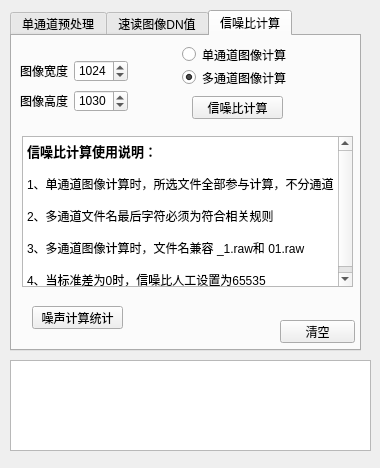
<?xml version="1.0" encoding="UTF-8"?>
<ui version="4.0">
 <class>Form</class>
 <widget class="QWidget" name="Form">
  <property name="geometry">
   <rect>
    <x>0</x>
    <y>0</y>
    <width>380</width>
    <height>468</height>
   </rect>
  </property>
  <property name="windowTitle">
   <string>DPC图像预处理工具</string>
  </property>
  <widget class="QTextEdit" name="textEdit_log">
   <property name="geometry">
    <rect>
     <x>10</x>
     <y>360</y>
     <width>361</width>
     <height>91</height>
    </rect>
   </property>
  </widget>
  <widget class="QTabWidget" name="tabWidget">
   <property name="geometry">
    <rect>
     <x>10</x>
     <y>10</y>
     <width>351</width>
     <height>341</height>
    </rect>
   </property>
   <property name="currentIndex">
    <number>2</number>
   </property>
   <widget class="QWidget" name="tab">
    <attribute name="title">
     <string>单通道预处理</string>
    </attribute>
    <widget class="QGroupBox" name="groupBox_4">
     <property name="geometry">
      <rect>
       <x>0</x>
       <y>10</y>
       <width>171</width>
       <height>161</height>
      </rect>
     </property>
     <property name="title">
      <string>打开图像</string>
     </property>
     <widget class="QPushButton" name="pushButton_openIMG_sig">
      <property name="geometry">
       <rect>
        <x>40</x>
        <y>100</y>
        <width>80</width>
        <height>23</height>
       </rect>
      </property>
      <property name="text">
       <string>打开图像文件</string>
      </property>
     </widget>
     <widget class="QPushButton" name="pushButton_open_dark_sig">
      <property name="geometry">
       <rect>
        <x>40</x>
        <y>130</y>
        <width>80</width>
        <height>23</height>
       </rect>
      </property>
      <property name="text">
       <string>打开本底文件</string>
      </property>
     </widget>
    </widget>
    <widget class="QGroupBox" name="groupBox_5">
     <property name="geometry">
      <rect>
       <x>0</x>
       <y>190</y>
       <width>171</width>
       <height>121</height>
      </rect>
     </property>
     <property name="title">
      <string>DPC图像预处理</string>
     </property>
     <widget class="QPushButton" name="pushButton_sub_dark_sig">
      <property name="enabled">
       <bool>false</bool>
      </property>
      <property name="geometry">
       <rect>
        <x>10</x>
        <y>90</y>
        <width>71</width>
        <height>23</height>
       </rect>
      </property>
      <property name="text">
       <string>扣本底</string>
      </property>
     </widget>
     <widget class="QPushButton" name="pushButton_dis_smear">
      <property name="enabled">
       <bool>false</bool>
      </property>
      <property name="geometry">
       <rect>
        <x>90</x>
        <y>90</y>
        <width>71</width>
        <height>23</height>
       </rect>
      </property>
      <property name="text">
       <string>校正帧转移</string>
      </property>
     </widget>
     <widget class="QWidget" name="layoutWidget">
      <property name="geometry">
       <rect>
        <x>10</x>
        <y>30</y>
        <width>151</width>
        <height>52</height>
       </rect>
      </property>
      <layout class="QVBoxLayout" name="verticalLayout_2">
       <item>
        <layout class="QHBoxLayout" name="horizontalLayout_6">
         <item>
          <widget class="QLabel" name="label_5">
           <property name="text">
            <string>帧转移起始行</string>
           </property>
          </widget>
         </item>
         <item>
          <widget class="QSpinBox" name="spinBox_smear_start_line">
           <property name="enabled">
            <bool>true</bool>
           </property>
           <property name="minimum">
            <number>0</number>
           </property>
           <property name="maximum">
            <number>9999</number>
           </property>
           <property name="value">
            <number>0</number>
           </property>
          </widget>
         </item>
        </layout>
       </item>
       <item>
        <layout class="QHBoxLayout" name="horizontalLayout_7">
         <item>
          <widget class="QLabel" name="label_7">
           <property name="text">
            <string>帧转移结束行</string>
           </property>
          </widget>
         </item>
         <item>
          <widget class="QSpinBox" name="spinBox_smear_end_line">
           <property name="enabled">
            <bool>true</bool>
           </property>
           <property name="minimum">
            <number>0</number>
           </property>
           <property name="maximum">
            <number>9999</number>
           </property>
           <property name="value">
            <number>5</number>
           </property>
          </widget>
         </item>
        </layout>
       </item>
      </layout>
     </widget>
    </widget>
    <widget class="QGroupBox" name="groupBox_3">
     <property name="geometry">
      <rect>
       <x>180</x>
       <y>10</y>
       <width>161</width>
       <height>91</height>
      </rect>
     </property>
     <property name="title">
      <string>1M30相机预处理</string>
     </property>
     <widget class="QPushButton" name="pushButton_1M30dis_smear">
      <property name="geometry">
       <rect>
        <x>20</x>
        <y>50</y>
        <width>101</width>
        <height>23</height>
       </rect>
      </property>
      <property name="text">
       <string>扣本底除帧转移</string>
      </property>
     </widget>
     <widget class="QWidget" name="layoutWidget">
      <property name="geometry">
       <rect>
        <x>11</x>
        <y>20</y>
        <width>144</width>
        <height>22</height>
       </rect>
      </property>
      <layout class="QHBoxLayout" name="horizontalLayout_3">
       <item>
        <widget class="QLabel" name="label_3">
         <property name="text">
          <string>积分时间/ms</string>
         </property>
        </widget>
       </item>
       <item>
        <widget class="QDoubleSpinBox" name="doubleSpinBox_integration">
         <property name="enabled">
          <bool>true</bool>
         </property>
         <property name="decimals">
          <number>2</number>
         </property>
         <property name="maximum">
          <double>9999.989999999999782</double>
         </property>
         <property name="singleStep">
          <double>0.500000000000000</double>
         </property>
         <property name="value">
          <double>500.000000000000000</double>
         </property>
        </widget>
       </item>
      </layout>
     </widget>
    </widget>
    <widget class="QGroupBox" name="groupBox">
     <property name="geometry">
      <rect>
       <x>180</x>
       <y>140</y>
       <width>161</width>
       <height>141</height>
      </rect>
     </property>
     <property name="title">
      <string>图像裁剪</string>
     </property>
     <widget class="QLabel" name="label_11">
      <property name="geometry">
       <rect>
        <x>10</x>
        <y>20</y>
        <width>121</width>
        <height>16</height>
       </rect>
      </property>
      <property name="text">
       <string>起点坐标（左上角） </string>
      </property>
     </widget>
     <widget class="QSpinBox" name="spinBox_cutX">
      <property name="geometry">
       <rect>
        <x>10</x>
        <y>40</y>
        <width>51</width>
        <height>22</height>
       </rect>
      </property>
      <property name="maximum">
       <number>9999</number>
      </property>
      <property name="value">
       <number>0</number>
      </property>
     </widget>
     <widget class="QSpinBox" name="spinBox_cutY">
      <property name="geometry">
       <rect>
        <x>70</x>
        <y>40</y>
        <width>51</width>
        <height>22</height>
       </rect>
      </property>
      <property name="maximum">
       <number>9999</number>
      </property>
      <property name="value">
       <number>0</number>
      </property>
     </widget>
     <widget class="QLabel" name="label_12">
      <property name="geometry">
       <rect>
        <x>10</x>
        <y>80</y>
        <width>71</width>
        <height>16</height>
       </rect>
      </property>
      <property name="text">
       <string>裁剪后尺寸</string>
      </property>
     </widget>
     <widget class="QSpinBox" name="spinBox_cut_size">
      <property name="geometry">
       <rect>
        <x>80</x>
        <y>80</y>
        <width>51</width>
        <height>22</height>
       </rect>
      </property>
      <property name="maximum">
       <number>9999</number>
      </property>
      <property name="value">
       <number>500</number>
      </property>
     </widget>
     <widget class="QPushButton" name="pushButton_img_cut">
      <property name="geometry">
       <rect>
        <x>40</x>
        <y>110</y>
        <width>75</width>
        <height>23</height>
       </rect>
      </property>
      <property name="text">
       <string>裁剪</string>
      </property>
     </widget>
    </widget>
   </widget>
   <widget class="QWidget" name="tab_2">
    <attribute name="title">
     <string>速读图像DN值</string>
    </attribute>
    <widget class="QGroupBox" name="groupBox_2">
     <property name="geometry">
      <rect>
       <x>0</x>
       <y>10</y>
       <width>341</width>
       <height>281</height>
      </rect>
     </property>
     <property name="title">
      <string>图像区域选择</string>
     </property>
     <widget class="QPushButton" name="pushButton_openIMG_readDN">
      <property name="geometry">
       <rect>
        <x>40</x>
        <y>250</y>
        <width>89</width>
        <height>23</height>
       </rect>
      </property>
      <property name="text">
       <string>打开图像文件</string>
      </property>
     </widget>
     <widget class="QGroupBox" name="groupBox_6">
      <property name="geometry">
       <rect>
        <x>0</x>
        <y>90</y>
        <width>131</width>
        <height>141</height>
       </rect>
      </property>
      <property name="title">
       <string>数据初筛</string>
      </property>
      <widget class="QWidget" name="layoutWidget_2">
       <property name="geometry">
        <rect>
         <x>10</x>
         <y>20</y>
         <width>114</width>
         <height>22</height>
        </rect>
       </property>
       <layout class="QHBoxLayout" name="horizontalLayout_4">
        <item>
         <widget class="QLabel" name="label_4">
          <property name="text">
           <string>最小DN值</string>
          </property>
         </widget>
        </item>
        <item>
         <widget class="QSpinBox" name="spinBox_gravity_min">
          <property name="minimum">
           <number>0</number>
          </property>
          <property name="maximum">
           <number>99999</number>
          </property>
          <property name="value">
           <number>900</number>
          </property>
         </widget>
        </item>
       </layout>
      </widget>
      <widget class="QWidget" name="layoutWidget_3">
       <property name="geometry">
        <rect>
         <x>10</x>
         <y>50</y>
         <width>114</width>
         <height>22</height>
        </rect>
       </property>
       <layout class="QHBoxLayout" name="horizontalLayout_5">
        <item>
         <widget class="QLabel" name="label_6">
          <property name="text">
           <string>最大DN值</string>
          </property>
         </widget>
        </item>
        <item>
         <widget class="QSpinBox" name="spinBox_gravity_max">
          <property name="minimum">
           <number>1</number>
          </property>
          <property name="maximum">
           <number>99999</number>
          </property>
          <property name="singleStep">
           <number>1</number>
          </property>
          <property name="value">
           <number>13000</number>
          </property>
         </widget>
        </item>
       </layout>
      </widget>
      <widget class="QLabel" name="label_15">
       <property name="geometry">
        <rect>
         <x>10</x>
         <y>90</y>
         <width>71</width>
         <height>16</height>
        </rect>
       </property>
       <property name="text">
        <string>平均值区域</string>
       </property>
      </widget>
      <widget class="QWidget" name="layoutWidget_4">
       <property name="geometry">
        <rect>
         <x>10</x>
         <y>110</y>
         <width>114</width>
         <height>22</height>
        </rect>
       </property>
       <layout class="QHBoxLayout" name="horizontalLayout_9">
        <item>
         <widget class="QLabel" name="label_16">
          <property name="text">
           <string>半边长</string>
          </property>
         </widget>
        </item>
        <item>
         <widget class="QSpinBox" name="spinBox_readDN_mean_window_size">
          <property name="maximum">
           <number>99</number>
          </property>
          <property name="value">
           <number>2</number>
          </property>
         </widget>
        </item>
        <item>
         <widget class="QLabel" name="label_17">
          <property name="text">
           <string>像元</string>
          </property>
         </widget>
        </item>
       </layout>
      </widget>
     </widget>
     <widget class="QGroupBox" name="groupBox_7">
      <property name="geometry">
       <rect>
        <x>150</x>
        <y>10</y>
        <width>181</width>
        <height>241</height>
       </rect>
      </property>
      <property name="title">
       <string>特征区域选择</string>
      </property>
      <widget class="QLabel" name="label_8">
       <property name="geometry">
        <rect>
         <x>20</x>
         <y>110</y>
         <width>121</width>
         <height>16</height>
        </rect>
       </property>
       <property name="text">
        <string>起点坐标（左上角） </string>
       </property>
      </widget>
      <widget class="QSpinBox" name="spinBox_startX_readdn">
       <property name="geometry">
        <rect>
         <x>20</x>
         <y>130</y>
         <width>51</width>
         <height>22</height>
        </rect>
       </property>
       <property name="maximum">
        <number>2000</number>
       </property>
       <property name="value">
        <number>510</number>
       </property>
      </widget>
      <widget class="QSpinBox" name="spinBox_startY_readdn">
       <property name="geometry">
        <rect>
         <x>80</x>
         <y>130</y>
         <width>51</width>
         <height>22</height>
        </rect>
       </property>
       <property name="maximum">
        <number>2000</number>
       </property>
       <property name="value">
        <number>510</number>
       </property>
      </widget>
      <widget class="QLabel" name="label_10">
       <property name="geometry">
        <rect>
         <x>40</x>
         <y>160</y>
         <width>121</width>
         <height>20</height>
        </rect>
       </property>
       <property name="text">
        <string>X和Y与S3软件定义一致</string>
       </property>
      </widget>
      <widget class="QLabel" name="label_9">
       <property name="geometry">
        <rect>
         <x>70</x>
         <y>190</y>
         <width>111</width>
         <height>16</height>
        </rect>
       </property>
       <property name="text">
        <string>终点坐标（右下角）</string>
       </property>
      </widget>
      <widget class="QSpinBox" name="spinBox_endY_readdn">
       <property name="geometry">
        <rect>
         <x>120</x>
         <y>210</y>
         <width>51</width>
         <height>22</height>
        </rect>
       </property>
       <property name="maximum">
        <number>2000</number>
       </property>
       <property name="value">
        <number>520</number>
       </property>
      </widget>
      <widget class="QSpinBox" name="spinBox_endX_readdn">
       <property name="geometry">
        <rect>
         <x>60</x>
         <y>210</y>
         <width>51</width>
         <height>22</height>
        </rect>
       </property>
       <property name="maximum">
        <number>2000</number>
       </property>
       <property name="value">
        <number>520</number>
       </property>
      </widget>
      <widget class="QRadioButton" name="radioButton_readDN_max_sel">
       <property name="geometry">
        <rect>
         <x>13</x>
         <y>24</y>
         <width>107</width>
         <height>16</height>
        </rect>
       </property>
       <property name="text">
        <string>最大值附近区域</string>
       </property>
       <property name="checked">
        <bool>true</bool>
       </property>
      </widget>
      <widget class="QRadioButton" name="radioButton_readDN_man_sel">
       <property name="geometry">
        <rect>
         <x>12</x>
         <y>90</y>
         <width>95</width>
         <height>16</height>
        </rect>
       </property>
       <property name="text">
        <string>手动选择区域</string>
       </property>
      </widget>
      <widget class="QWidget" name="layoutWidget">
       <property name="geometry">
        <rect>
         <x>30</x>
         <y>50</y>
         <width>131</width>
         <height>22</height>
        </rect>
       </property>
       <layout class="QHBoxLayout" name="horizontalLayout_8">
        <item>
         <widget class="QLabel" name="label_14">
          <property name="text">
           <string>半边长</string>
          </property>
         </widget>
        </item>
        <item>
         <widget class="QSpinBox" name="spinBox_readDN_max_sel_window_size">
          <property name="maximum">
           <number>1000</number>
          </property>
          <property name="value">
           <number>50</number>
          </property>
         </widget>
        </item>
        <item>
         <widget class="QLabel" name="label_13">
          <property name="text">
           <string>像元</string>
          </property>
         </widget>
        </item>
       </layout>
      </widget>
     </widget>
    </widget>
   </widget>
   <widget class="QWidget" name="tab_3">
    <attribute name="title">
     <string>信噪比计算</string>
    </attribute>
    <widget class="QTextBrowser" name="textBrowser">
     <property name="geometry">
      <rect>
       <x>10</x>
       <y>100</y>
       <width>331</width>
       <height>151</height>
      </rect>
     </property>
     <property name="html">
      <string>&lt;!DOCTYPE HTML PUBLIC &quot;-//W3C//DTD HTML 4.0//EN&quot; &quot;http://www.w3.org/TR/REC-html40/strict.dtd&quot;&gt;
&lt;html&gt;&lt;head&gt;&lt;meta name=&quot;qrichtext&quot; content=&quot;1&quot; /&gt;&lt;style type=&quot;text/css&quot;&gt;
p, li { white-space: pre-wrap; }
&lt;/style&gt;&lt;/head&gt;&lt;body style=&quot; font-family:'SimSun'; font-size:9pt; font-weight:400; font-style:normal;&quot;&gt;
&lt;p style=&quot; margin-top:0px; margin-bottom:0px; margin-left:0px; margin-right:0px; -qt-block-indent:0; text-indent:0px;&quot;&gt;&lt;span style=&quot; font-size:10pt; font-weight:600;&quot;&gt;信噪比计算使用说明：&lt;/span&gt;&lt;/p&gt;
&lt;p style=&quot;-qt-paragraph-type:empty; margin-top:0px; margin-bottom:0px; margin-left:0px; margin-right:0px; -qt-block-indent:0; text-indent:0px;&quot;&gt;&lt;br /&gt;&lt;/p&gt;
&lt;p style=&quot; margin-top:0px; margin-bottom:0px; margin-left:0px; margin-right:0px; -qt-block-indent:0; text-indent:0px;&quot;&gt;1、单通道图像计算时，所选文件全部参与计算，不分通道&lt;/p&gt;
&lt;p style=&quot;-qt-paragraph-type:empty; margin-top:0px; margin-bottom:0px; margin-left:0px; margin-right:0px; -qt-block-indent:0; text-indent:0px;&quot;&gt;&lt;br /&gt;&lt;/p&gt;
&lt;p style=&quot; margin-top:0px; margin-bottom:0px; margin-left:0px; margin-right:0px; -qt-block-indent:0; text-indent:0px;&quot;&gt;2、多通道文件名最后字符必须为符合相关规则&lt;/p&gt;
&lt;p style=&quot;-qt-paragraph-type:empty; margin-top:0px; margin-bottom:0px; margin-left:0px; margin-right:0px; -qt-block-indent:0; text-indent:0px;&quot;&gt;&lt;br /&gt;&lt;/p&gt;
&lt;p style=&quot; margin-top:0px; margin-bottom:0px; margin-left:0px; margin-right:0px; -qt-block-indent:0; text-indent:0px;&quot;&gt;3、多通道图像计算时，文件名兼容 _1.raw和 01.raw&lt;/p&gt;
&lt;p style=&quot;-qt-paragraph-type:empty; margin-top:0px; margin-bottom:0px; margin-left:0px; margin-right:0px; -qt-block-indent:0; text-indent:0px;&quot;&gt;&lt;br /&gt;&lt;/p&gt;
&lt;p style=&quot; margin-top:0px; margin-bottom:0px; margin-left:0px; margin-right:0px; -qt-block-indent:0; text-indent:0px;&quot;&gt;4、当标准差为0时，信噪比人工设置为65535&lt;/p&gt;&lt;/body&gt;&lt;/html&gt;</string>
     </property>
    </widget>
    <widget class="QPushButton" name="pushButton_snr_open">
     <property name="geometry">
      <rect>
       <x>180</x>
       <y>60</y>
       <width>91</width>
       <height>23</height>
      </rect>
     </property>
     <property name="text">
      <string>信噪比计算</string>
     </property>
    </widget>
    <widget class="QWidget" name="layoutWidget">
     <property name="geometry">
      <rect>
       <x>170</x>
       <y>10</y>
       <width>109</width>
       <height>40</height>
      </rect>
     </property>
     <layout class="QVBoxLayout" name="verticalLayout">
      <item>
       <widget class="QRadioButton" name="radioButton_snr_one_channel">
        <property name="text">
         <string>单通道图像计算</string>
        </property>
        <property name="checked">
         <bool>false</bool>
        </property>
       </widget>
      </item>
      <item>
       <widget class="QRadioButton" name="radioButton_snr_all_channel">
        <property name="text">
         <string>多通道图像计算</string>
        </property>
        <property name="checked">
         <bool>true</bool>
        </property>
       </widget>
      </item>
     </layout>
    </widget>
    <widget class="QPushButton" name="pushButton_noise_std_open">
     <property name="geometry">
      <rect>
       <x>20</x>
       <y>270</y>
       <width>91</width>
       <height>23</height>
      </rect>
     </property>
     <property name="text">
      <string>噪声计算统计</string>
     </property>
    </widget>
   </widget>
  </widget>
  <widget class="QPushButton" name="pushButton_log_clear">
   <property name="geometry">
    <rect>
     <x>280</x>
     <y>320</y>
     <width>75</width>
     <height>23</height>
    </rect>
   </property>
   <property name="text">
    <string>清空</string>
   </property>
  </widget>
  <widget class="QWidget" name="layoutWidget">
   <property name="geometry">
    <rect>
     <x>20</x>
     <y>60</y>
     <width>108</width>
     <height>22</height>
    </rect>
   </property>
   <layout class="QHBoxLayout" name="horizontalLayout">
    <item>
     <widget class="QLabel" name="label">
      <property name="text">
       <string>图像宽度</string>
      </property>
     </widget>
    </item>
    <item>
     <widget class="QSpinBox" name="spinBox_img_width">
      <property name="minimum">
       <number>1</number>
      </property>
      <property name="maximum">
       <number>9999</number>
      </property>
      <property name="value">
       <number>1024</number>
      </property>
     </widget>
    </item>
   </layout>
  </widget>
  <widget class="QWidget" name="layoutWidget">
   <property name="geometry">
    <rect>
     <x>20</x>
     <y>90</y>
     <width>108</width>
     <height>22</height>
    </rect>
   </property>
   <layout class="QHBoxLayout" name="horizontalLayout_2">
    <item>
     <widget class="QLabel" name="label_2">
      <property name="text">
       <string>图像高度</string>
      </property>
     </widget>
    </item>
    <item>
     <widget class="QSpinBox" name="spinBox_img_height">
      <property name="minimum">
       <number>1</number>
      </property>
      <property name="maximum">
       <number>9999</number>
      </property>
      <property name="value">
       <number>1030</number>
      </property>
     </widget>
    </item>
   </layout>
  </widget>
 </widget>
 <tabstops>
  <tabstop>spinBox_img_width</tabstop>
  <tabstop>spinBox_img_height</tabstop>
  <tabstop>spinBox_gravity_min</tabstop>
  <tabstop>spinBox_gravity_max</tabstop>
  <tabstop>spinBox_startX_readdn</tabstop>
  <tabstop>spinBox_startY_readdn</tabstop>
  <tabstop>spinBox_endX_readdn</tabstop>
  <tabstop>spinBox_endY_readdn</tabstop>
  <tabstop>doubleSpinBox_integration</tabstop>
  <tabstop>pushButton_1M30dis_smear</tabstop>
  <tabstop>pushButton_openIMG_sig</tabstop>
  <tabstop>pushButton_open_dark_sig</tabstop>
  <tabstop>spinBox_smear_start_line</tabstop>
  <tabstop>spinBox_smear_end_line</tabstop>
  <tabstop>pushButton_sub_dark_sig</tabstop>
  <tabstop>pushButton_dis_smear</tabstop>
  <tabstop>spinBox_cutX</tabstop>
  <tabstop>spinBox_cutY</tabstop>
  <tabstop>spinBox_cut_size</tabstop>
  <tabstop>pushButton_img_cut</tabstop>
  <tabstop>pushButton_log_clear</tabstop>
  <tabstop>textEdit_log</tabstop>
  <tabstop>tabWidget</tabstop>
  <tabstop>pushButton_openIMG_readDN</tabstop>
 </tabstops>
 <resources/>
 <connections>
  <connection>
   <sender>pushButton_log_clear</sender>
   <signal>clicked()</signal>
   <receiver>Form</receiver>
   <slot>click_log_clear()</slot>
   <hints>
    <hint type="sourcelabel">
     <x>308</x>
     <y>323</y>
    </hint>
    <hint type="destinationlabel">
     <x>383</x>
     <y>367</y>
    </hint>
   </hints>
  </connection>
  <connection>
   <sender>pushButton_openIMG_sig</sender>
   <signal>clicked()</signal>
   <receiver>Form</receiver>
   <slot>click_openIMG_sig()</slot>
   <hints>
    <hint type="sourcelabel">
     <x>118</x>
     <y>163</y>
    </hint>
    <hint type="destinationlabel">
     <x>84</x>
     <y>25</y>
    </hint>
   </hints>
  </connection>
  <connection>
   <sender>pushButton_open_dark_sig</sender>
   <signal>clicked()</signal>
   <receiver>Form</receiver>
   <slot>click_open_dark_sig()</slot>
   <hints>
    <hint type="sourcelabel">
     <x>121</x>
     <y>193</y>
    </hint>
    <hint type="destinationlabel">
     <x>146</x>
     <y>21</y>
    </hint>
   </hints>
  </connection>
  <connection>
   <sender>pushButton_sub_dark_sig</sender>
   <signal>clicked()</signal>
   <receiver>Form</receiver>
   <slot>click_sub_dark_sig()</slot>
   <hints>
    <hint type="sourcelabel">
     <x>92</x>
     <y>333</y>
    </hint>
    <hint type="destinationlabel">
     <x>127</x>
     <y>12</y>
    </hint>
   </hints>
  </connection>
  <connection>
   <sender>pushButton_dis_smear</sender>
   <signal>clicked()</signal>
   <receiver>Form</receiver>
   <slot>click_dis_smear()</slot>
   <hints>
    <hint type="sourcelabel">
     <x>172</x>
     <y>333</y>
    </hint>
    <hint type="destinationlabel">
     <x>266</x>
     <y>15</y>
    </hint>
   </hints>
  </connection>
  <connection>
   <sender>pushButton_openIMG_readDN</sender>
   <signal>clicked()</signal>
   <receiver>Form</receiver>
   <slot>click_openIMG_readDN()</slot>
   <hints>
    <hint type="sourcelabel">
     <x>140</x>
     <y>291</y>
    </hint>
    <hint type="destinationlabel">
     <x>250</x>
     <y>263</y>
    </hint>
   </hints>
  </connection>
  <connection>
   <sender>pushButton_1M30dis_smear</sender>
   <signal>clicked()</signal>
   <receiver>Form</receiver>
   <slot>click_1M30dis_smear()</slot>
   <hints>
    <hint type="sourcelabel">
     <x>293</x>
     <y>113</y>
    </hint>
    <hint type="destinationlabel">
     <x>7</x>
     <y>276</y>
    </hint>
   </hints>
  </connection>
  <connection>
   <sender>pushButton_img_cut</sender>
   <signal>clicked()</signal>
   <receiver>Form</receiver>
   <slot>click_img_cut()</slot>
   <hints>
    <hint type="sourcelabel">
     <x>275</x>
     <y>281</y>
    </hint>
    <hint type="destinationlabel">
     <x>381</x>
     <y>307</y>
    </hint>
   </hints>
  </connection>
  <connection>
   <sender>pushButton_snr_open</sender>
   <signal>clicked()</signal>
   <receiver>Form</receiver>
   <slot>click_snr_open()</slot>
   <hints>
    <hint type="sourcelabel">
     <x>192</x>
     <y>113</y>
    </hint>
    <hint type="destinationlabel">
     <x>373</x>
     <y>275</y>
    </hint>
   </hints>
  </connection>
  <connection>
   <sender>pushButton_noise_std_open</sender>
   <signal>clicked()</signal>
   <receiver>Form</receiver>
   <slot>click_noise_std_open()</slot>
   <hints>
    <hint type="sourcelabel">
     <x>68</x>
     <y>310</y>
    </hint>
    <hint type="destinationlabel">
     <x>6</x>
     <y>314</y>
    </hint>
   </hints>
  </connection>
 </connections>
 <slots>
  <slot>click_log_clear()</slot>
  <slot>click_openIMG_sig()</slot>
  <slot>click_open_dark_sig()</slot>
  <slot>click_cal_mean_sig()</slot>
  <slot>click_sub_dark_sig()</slot>
  <slot>click_dis_smear()</slot>
  <slot>click_openIMG_readDN()</slot>
  <slot>click_1M30dis_smear()</slot>
  <slot>click_img_cut()</slot>
  <slot>click_snr_open()</slot>
  <slot>click_noise_std_open()</slot>
 </slots>
</ui>
